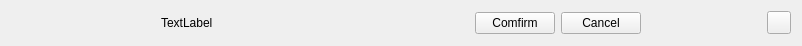
<?xml version="1.0" encoding="UTF-8"?>
<ui version="4.0">
 <class>NotificationBar</class>
 <widget class="QFrame" name="NotificationBar">
  <property name="geometry">
   <rect>
    <x>0</x>
    <y>0</y>
    <width>802</width>
    <height>43</height>
   </rect>
  </property>
  <property name="windowTitle">
   <string>Frame</string>
  </property>
  <property name="styleSheet">
   <string notr="true"/>
  </property>
  <layout class="QHBoxLayout" name="horizontalLayout_2">
   <item>
    <spacer name="horizontalSpacer">
     <property name="orientation">
      <enum>Qt::Horizontal</enum>
     </property>
     <property name="sizeType">
      <enum>QSizePolicy::Maximum</enum>
     </property>
     <property name="sizeHint" stdset="0">
      <size>
       <width>120</width>
       <height>20</height>
      </size>
     </property>
    </spacer>
   </item>
   <item>
    <widget class="QLabel" name="labelIcon">
     <property name="minimumSize">
      <size>
       <width>24</width>
       <height>24</height>
      </size>
     </property>
     <property name="maximumSize">
      <size>
       <width>24</width>
       <height>24</height>
      </size>
     </property>
     <property name="text">
      <string notr="true"/>
     </property>
     <property name="pixmap">
      <pixmap resource="../resource.qrc">:/icons/resources/imgs/normal_notify.png</pixmap>
     </property>
     <property name="scaledContents">
      <bool>true</bool>
     </property>
     <property name="alignment">
      <set>Qt::AlignCenter</set>
     </property>
    </widget>
   </item>
   <item>
    <widget class="QLabel" name="labelText">
     <property name="text">
      <string notr="true">TextLabel</string>
     </property>
    </widget>
   </item>
   <item>
    <spacer name="horizontalSpacer_2">
     <property name="orientation">
      <enum>Qt::Horizontal</enum>
     </property>
     <property name="sizeHint" stdset="0">
      <size>
       <width>240</width>
       <height>20</height>
      </size>
     </property>
    </spacer>
   </item>
   <item>
    <layout class="QHBoxLayout" name="horizontalLayout">
     <item>
      <widget class="QPushButton" name="btnComfirm">
       <property name="text">
        <string>Comfirm</string>
       </property>
      </widget>
     </item>
     <item>
      <widget class="QPushButton" name="btnCancel">
       <property name="text">
        <string>Cancel</string>
       </property>
      </widget>
     </item>
    </layout>
   </item>
   <item>
    <spacer name="horizontalSpacer_3">
     <property name="orientation">
      <enum>Qt::Horizontal</enum>
     </property>
     <property name="sizeType">
      <enum>QSizePolicy::Maximum</enum>
     </property>
     <property name="sizeHint" stdset="0">
      <size>
       <width>120</width>
       <height>20</height>
      </size>
     </property>
    </spacer>
   </item>
   <item>
    <widget class="QToolButton" name="btnClose">
     <property name="text">
      <string/>
     </property>
     <property name="icon">
      <iconset resource="../resource.qrc">
       <normaloff>:/icons/resources/imgs/close_24px.png</normaloff>:/icons/resources/imgs/close_24px.png</iconset>
     </property>
    </widget>
   </item>
  </layout>
 </widget>
 <resources>
  <include location="../resource.qrc"/>
 </resources>
 <connections/>
</ui>
